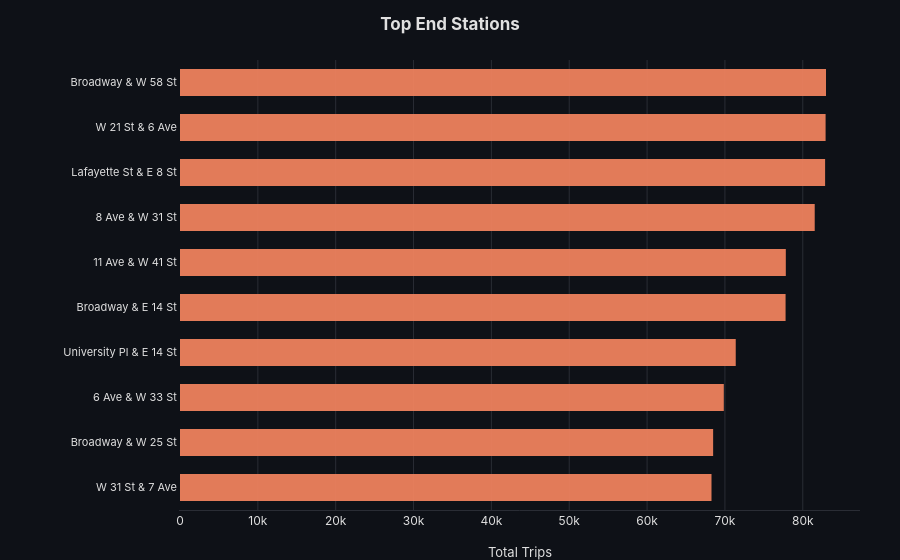

Write notebook code for a chart like this one.
### Code cell
# ── Chart 5 ──────────────────────────────────────────────────────────────────
df_station_end = get_station_activity()

def chart_station_activity_end(df: pd.DataFrame) -> Figure:
    """Horizontal bar chart: top 10 end stations by trip count."""
 
    df = (
        df[df["station_role"] == "end"]
        .sort_values("trip_count", ascending=True)
        .tail(10)
    )
 
    labels = {
        "trip_count":   "Total Trips",
        "station_name": "",
    }
 
    fig = px.bar(
        df,
        x="trip_count",
        y="station_name",
        labels=labels,
        color="station_role",
        color_discrete_map=STATION_COLORS,
        orientation="h",
    )
 
    fig.update_traces(
        marker_line_width=0,
        opacity=0.92,
        width=0.6,
    )
 
    _apply_theme(fig, title="Top End Stations")
 
    fig.update_layout(
        showlegend=False,
        margin=dict(l=180, r=40, t=60, b=50),
    )
 
    fig.update_xaxes(
        showgrid=True,
        gridcolor=GRID_COLOR,
        gridwidth=1,
        title_text="Total Trips",
    )
    fig.update_yaxes(
        showgrid=False,
        automargin=True,
        tickfont=dict(size=11),
    )
 
    return fig

chart_station_activity_end(df_station_end)

### Figure 1 — Plotly figure (JSON) as saved in the notebook; plotly's stock layout.template omitted (floating-point values rounded to 4 significant figures)
{"data": [{"hovertemplate": "station_role=end<br>Total Trips=%{x}<br>=%{y}<extra></extra>", "legendgroup": "end", "marker": {"color": "#F4845F", "line": {"width": 0}, "pattern": {"shape": ""}}, "name": "end", "opacity": 0.92, "orientation": "h", "showlegend": true, "textposition": "auto", "type": "bar", "width": 0.6, "x": [68275, 68486, 69856, 71390, 77792, 77822, 81535, 82870, 82933, 82984], "xaxis": "x", "y": ["W 31 St & 7 Ave", "Broadway & W 25 St", "6 Ave & W 33 St", "University Pl & E 14 St", "Broadway & E 14 St", "11 Ave & W 41 St", "8 Ave & W 31 St", "Lafayette St & E 8 St", "W 21 St & 6 Ave", "Broadway & W 58 St"], "yaxis": "y"}], "layout": {"barmode": "relative", "font": {"color": "#e0e0e0", "family": "Inter, Arial, sans-serif", "size": 12}, "legend": {"bgcolor": "rgba(255,255,255,0.04)", "bordercolor": "rgba(255,255,255,0.08)", "borderwidth": 1, "font": {"size": 12}, "title": {"text": "station_role"}, "tracegroupgap": 0}, "margin": {"b": 50, "l": 180, "r": 40, "t": 60}, "paper_bgcolor": "#0e1117", "plot_bgcolor": "#0e1117", "showlegend": false, "title": {"font": {"color": "#e0e0e0", "family": "Inter, Arial, sans-serif", "size": 17, "weight": "bold"}, "pad": {"b": 12}, "text": "Top End Stations", "x": 0.5, "xanchor": "center"}, "xaxis": {"anchor": "y", "domain": [0, 1], "gridcolor": "#2a2d35", "gridwidth": 1, "linecolor": "#2a2d35", "showgrid": true, "tickfont": {"color": "#e0e0e0", "size": 12}, "title": {"font": {"color": "#e0e0e0", "size": 13}, "text": "Total Trips"}, "zeroline": false}, "yaxis": {"anchor": "x", "automargin": true, "domain": [0, 1], "gridcolor": "#2a2d35", "gridwidth": 1, "linecolor": "rgba(0,0,0,0)", "showgrid": false, "tickfont": {"color": "#e0e0e0", "size": 11}, "title": {"font": {"color": "#e0e0e0", "size": 13}, "text": ""}, "zeroline": false}}}
